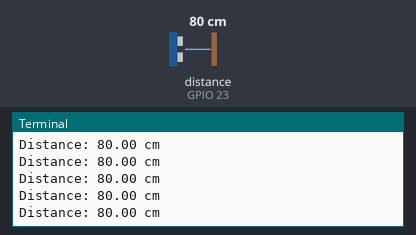
Recording of a program running on a simulated Raspberry Pi (BCM pin numbers). On the bench: the last lines printed to the terminal. The inputs (shaded band) are chosen by the test bench; at power-on: distance to the obstacle (sensor on GPIO 23) 80 cm. The echo pulse lasts 58.3 µs per cm; no MQTT or app messages arrive unless stated.

Above: at 1.2 s.
1.3 s: distance to the obstacle (sensor on GPIO 23) set to 17 cm
At 1.59 s:
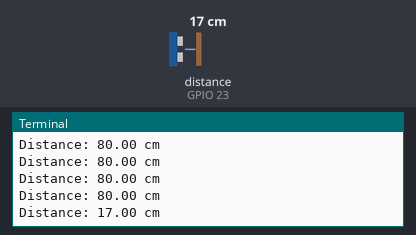
2.8 s: distance to the obstacle (sensor on GPIO 23) set to 13 cm
At 4.1 s:
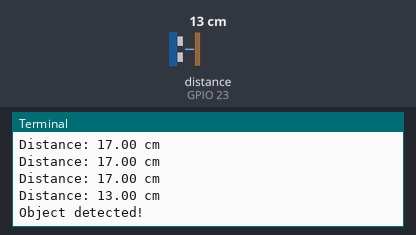
Timing chart, 0 to 5.8 s (numbered marks = the images above; inputs shaded):
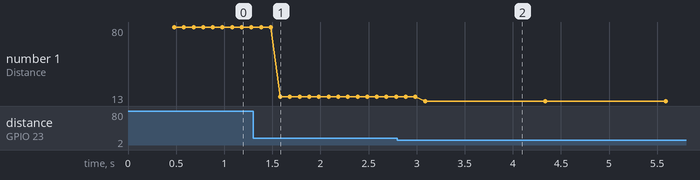

The program:

ulwave.py
```python
# -*- coding: utf-8 -*-

from gpiozero import DistanceSensor
import time
import paho.mqtt.client as mqtt

TRIGGER = 24
ECHO = 23

sensor = DistanceSensor(echo=ECHO, trigger=TRIGGER)

mqtt_broker = "브로커 IP"
mqtt_port = 1883
mqtt_topic = "토픽"

led_state = False

def send_message(client, msg):
    client.connect(mqtt_broker, mqtt_port)
    client.publish(mqtt_topic, msg)
    client.disconnect()

try:
    client = mqtt.Client()

    while True:
        distance_cm = sensor.distance * 100
        distance_inch = distance_cm / 2.54

        print(f"Distance: {distance_cm:.2f} cm")

        if distance_cm < 15:
            if led_state:
                send_message(client, "0FF")
                led_state = False
            else:
                send_message(client, "0N")
                led_state = True

            print("Object detected!")
            time.sleep(1)

        time.sleep(0.1)

except KeyboardInterrupt:
    pass

finally:
    sensor.close()
```

Measured:
- the behaviour switches between 15 and 14 cm on distance to the obstacle (sensor on GPIO 23) (found by bisection; images 1 and 2)
- after the input at 1.3 s, the terminal: prints a new line after 0.28 s (image 1)
- after the input at 2.8 s, the terminal: prints a new line after 0.29 s (image 2)
- plotted number 1: 80 → 17 after the input at 1.3 s, 17 → 13 after the input at 2.8 s
